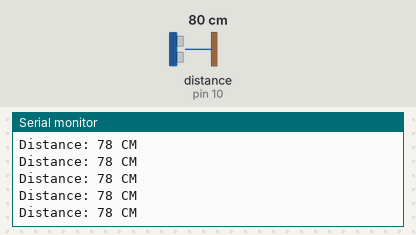
A sketch run on a simulated Arduino Uno, built with avr-gcc and run on an emulated ATmega328P. Shown: the last lines printed to the serial monitor. Wiring (inferred from the names in the program): ultrasonic range finder: trigger pin 11; echo pin 10. Inputs (shaded band) come from the test bench; at power-on: distance to the obstacle (sensor on pin 10) 80 cm. The echo pulse lasts 58.3 µs per cm.

Above: at 1.2 s.
1.3 s: distance to the obstacle (sensor on pin 10) set to 299 cm
At 1.62 s:
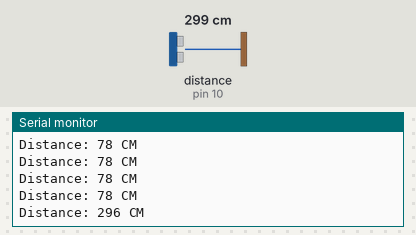
4.3 s: distance to the obstacle (sensor on pin 10) set to 2 cm
At 4.45 s:
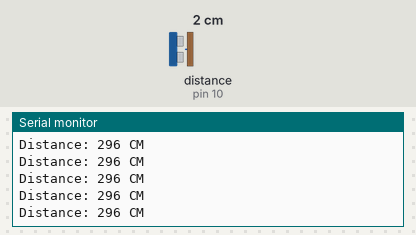
Timing chart, 0 to 7.3 s (numbered marks = the images above; inputs shaded):
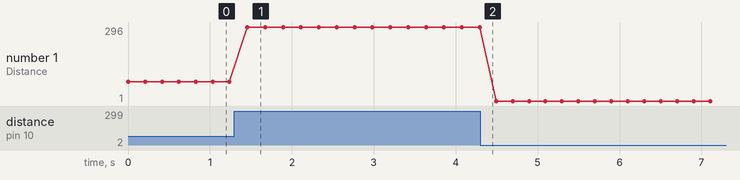

The sketch:

Distance.ino
```cpp
// Pin numbers:
int trig = 11; // pin: digital 11
int echo = 10; // pin: echo 10

void setup() {
  Serial.begin(9600);
  pinMode(trig, OUTPUT);
  pinMode(echo, INPUT);
}
void loop() {
  digitalWrite(trig, LOW);
  delayMicroseconds(10);
  digitalWrite(trig, HIGH);
  delayMicroseconds(10);
  digitalWrite(trig, LOW);

  long duration = pulseIn(echo, HIGH);
  // Lengden i CM:
  int distance = duration * 0.034 / 2;

  Serial.print("Distance: ");
  Serial.print(distance);
  Serial.println(" CM");
  delay(200);
}
```

Measured:
- after the input at 1.3 s, the serial monitor: prints a new line after 0.16 s (image 1)
- plotted number 1: 78 → 296 after the input at 1.3 s, 296 → 1 after the input at 4.3 s
